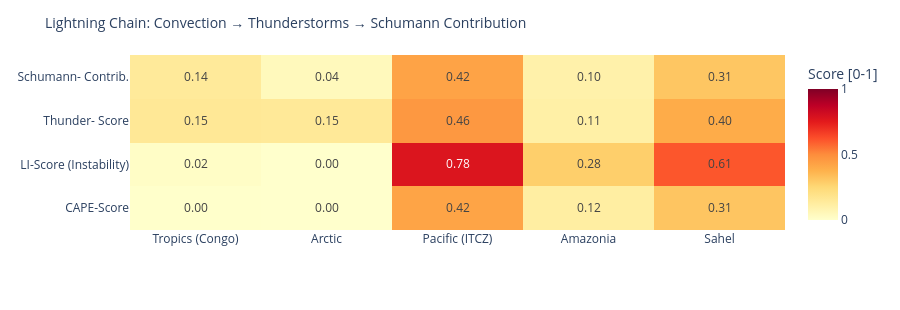

Notebook source saved alongside this figure:
### Code cell
# ============================================================
# LIGHTNING CHAIN: Convection → Thunderstorms → Schumann
# Shows the causal chain per measurement point as heatmap
# ============================================================

def cape_score(v):
    """CAPE → normalized score [0,1]"""
    if v is None or pd.isna(v): return 0.0
    return min(1.0, float(v) / 3000)

def li_score(v):
    """Lifted Index: negative = unstable → score [0,1]"""
    if v is None or pd.isna(v): return 0.3
    return min(1.0, max(0.0, (-float(v) + 6) / 12))

def cloud_score(v):
    if v is None or pd.isna(v): return 0.3
    return float(v) / 100

def thunder_score(row):
    """Kombinierter Gewitterwahrscheinlichkeits-Score
    CAPE + LI + Bedeckung + WMO-Gewitter + konvektiver Niederschlag (showers)
    Hinweis: X-Ray und Kp sind kein Bestandteil – nur geomagn./solarer Kontext.
    """
    cs = cape_score(row.get('cape'))
    ls = li_score(row.get('li'))
    cl = cloud_score(row.get('cloud'))
    t  = 1.0 if row.get('thunderstorm') else 0.0
    # Convective precipitation (showers) as additional indicator
    sh = min(1.0, (row.get('showers') or 0) / 5.0)
    return round(cs * 0.30 + ls * 0.25 + cl * 0.15 + t * 0.20 + sh * 0.10, 3)

def schumann_contribution(t_score, lat):
    """Schumann contribution: higher in tropics (±30°), scaled by thunderstorm score"""
    lat_weight = max(0.3, 1.0 - abs(lat) / 60)
    return round(t_score * lat_weight, 3)

df_atm['cape_score']   = df_atm.apply(lambda r: cape_score(r['cape']), axis=1)
df_atm['li_score']     = df_atm.apply(lambda r: li_score(r['li']),    axis=1)
df_atm['thunder_score']= df_atm.apply(lambda r: thunder_score(r.to_dict()), axis=1)
df_atm['schumann_contribution'] = df_atm.apply(
    lambda r: schumann_contribution(r['thunder_score'], r['lat']), axis=1)

metrics = ['cape_score', 'li_score', 'thunder_score', 'schumann_contribution']
labels  = ['CAPE-Score', 'LI-Score\n(Instability)', 'Thunder-\nScore', 'Schumann-\nContrib.']
z_data  = [df_atm[m].tolist() for m in metrics]

fig = go.Figure(go.Heatmap(
    z=z_data,
    x=df_atm['point'].tolist(),
    y=labels,
    colorscale='YlOrRd',
    zmin=0, zmax=1,
    text=[[f'{v:.2f}' for v in row] for row in z_data],
    texttemplate='%{text}', textfont=dict(size=12),
    colorbar=dict(title='Score [0-1]')
))
fig.update_layout(
    title=dict(text='Lightning Chain: Convection → Thunderstorms → Schumann Contribution', font=dict(size=14)),
    height=310,
    plot_bgcolor='rgba(0,0,0,0)', paper_bgcolor='rgba(0,0,0,0)',
    margin=dict(l=130, r=80, t=55, b=80)
)
fig.show()

### Figure 1 — Plotly figure (JSON) as saved in the notebook; plotly's stock layout.template omitted (floating-point values rounded to 4 significant figures)
{"data": [{"colorbar": {"title": {"text": "Score [0-1]"}}, "colorscale": [[0.0, "rgb(255,255,204)"], [0.125, "rgb(255,237,160)"], [0.25, "rgb(254,217,118)"], [0.375, "rgb(254,178,76)"], [0.5, "rgb(253,141,60)"], [0.625, "rgb(252,78,42)"], [0.75, "rgb(227,26,28)"], [0.875, "rgb(189,0,38)"], [1.0, "rgb(128,0,38)"]], "text": [["0.00", "0.00", "0.42", "0.12", "0.31"], ["0.02", "0.00", "0.78", "0.28", "0.61"], ["0.15", "0.15", "0.46", "0.11", "0.40"], ["0.14", "0.04", "0.42", "0.10", "0.31"]], "textfont": {"size": 12}, "texttemplate": "%{text}", "type": "heatmap", "x": ["Tropics (Congo)", "Arctic", "Pacific (ITCZ)", "Amazonia", "Sahel"], "y": ["CAPE-Score", "LI-Score\n(Instability)", "Thunder-\nScore", "Schumann-\nContrib."], "z": [[0.003333, 0.0, 0.4233, 0.12, 0.3133], [0.01667, 0.0, 0.775, 0.2833, 0.6083], [0.154, 0.15, 0.463, 0.107, 0.396], [0.144, 0.045, 0.424, 0.098, 0.31]], "zmax": 1, "zmin": 0}], "layout": {"height": 310, "margin": {"b": 80, "l": 130, "r": 80, "t": 55}, "paper_bgcolor": "rgba(0,0,0,0)", "plot_bgcolor": "rgba(0,0,0,0)", "title": {"font": {"size": 14}, "text": "Lightning Chain: Convection → Thunderstorms → Schumann Contribution"}}}
